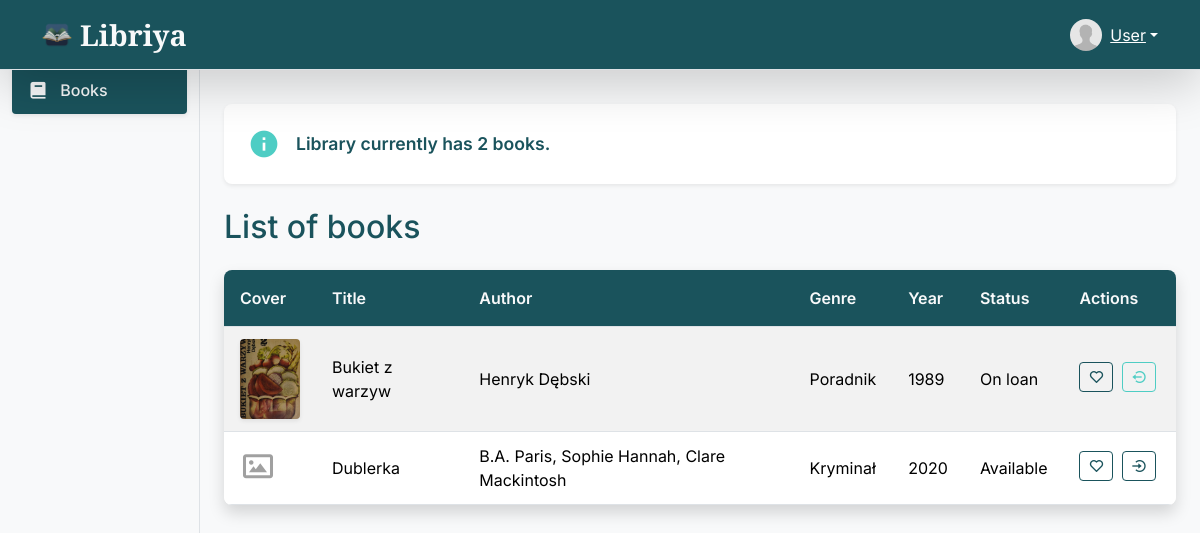
Screenshot of / (signed in) with the database file from the repository.
### app/models.py (models this page shows, shortened)
class User(UserMixin, db.Model):
    id = db.Column(db.Integer, primary_key=True)
    username = db.Column(db.String(50), unique=True,
                         nullable=False, index=True)
    email = db.Column(db.String(120), unique=True, nullable=False, index=True)
    password_hash = db.Column(db.String(128), nullable=False)
    image_file = db.Column(db.String(20), nullable=False,
                           default='default.jpg')
    loans = db.relationship('Loan', back_populates='user', lazy=True)
    is_admin = db.Column(db.Boolean, default=False)
    favorites = db.relationship('Book', secondary=favorites, lazy='subquery',
                                backref=db.backref('favorited_by', lazy=True))

class Book(db.Model):
    id = db.Column(db.Integer, primary_key=True)
    isbn = db.Column(db.String(13), unique=True, nullable=False, index=True)
    title = db.Column(db.String(200), nullable=False, index=True)
    authors = db.relationship(
        'Author', secondary=book_authors, lazy='subquery', back_populates='books')
    genre_id = db.Column(db.Integer, db.ForeignKey(
        'genre.id'), nullable=False)
    year = db.Column(db.Integer, nullable=False)
    cover = db.Column(db.String(200))
    is_available = db.Column(db.Boolean, default=True)

class Genre(db.Model):
    id = db.Column(db.Integer, primary_key=True)
    name = db.Column(db.String(50), nullable=False, index=True)
    books = db.relationship('Book', backref='genre', lazy=True)
    def __str__(self):
        return self.name

### app/routes.py (the view)
@bp.route("/")
@login_required
def home():
    all_books = Book.query.all()
    return render_template("index.html", books=all_books, active_page="books")

### app/__init__.py (called while the page is built)
@login_manager.user_loader
def load_user(user_id):
    from app.models import User
    return User.query.get(int(user_id))

### app/templates/index.html (shortened to what this page needs)
{% extends "layout.html" %}
{% block content %}
<div class="container">
    <div class="book-count-card">
        <i class='bx bxs-info-circle'></i>
        <p class="mb-0">
            {% set n = books|length %}
            {{ ngettext('Library currently has %(n)s book.', 'Library currently has %(n)s books.', n, n=n) }}
        </p>
    </div>
    <h2>{{ _('List of books') }}</h2>
    <table class="table table-hover table-striped">
        <thead>
            <tr>
                <th>{{ _('Cover') }}</th>
                <th>{{ _('Title') }}</th>
                <th>{{ _('Author') }}</th>
                <th>{{ _('Genre') }}</th>
                <th>{{ _('Year') }}</th>
                <th>{{ _('Status') }}</th>
                <th>{{ _('Actions') }}</th>
            </tr>
        </thead>
        <tbody>
            {% for book in books %}
            <tr>
                <td>
                    {% if book.cover %}
                    <img src="{{ url_for('static', filename='uploads/' + book.cover) }}"
                        alt="{{ _('Book cover %(title)s', title=book.title) }}">
                    {% else %}
                    <i class='bx bx-image'></i>
                    {% endif %}
                </td>
                <td>{{ book.title }}</td>
                <td>{{ book.authors|map(attribute='name')|join(', ') }}</td>
                <td>{{ book.genre }}</td>
                <td>{{ book.year }}</td>
                <td>{{ _('Available') if book.is_available else _('On loan') }}</td>
                <td class="text-nowrap">
                    <form action="{{ url_for('main.add_favorite', book_id=book.id) }}" method="POST"
                        style="display: inline;">
                        <button type="submit" class="btn btn-outline-success btn-sm" data-bs-toggle="tooltip"
                            data-bs-placement="top" title="{{ _('Add to favorites') }}">
                            <i class='bx bx-heart'></i>
                        </button>
                    </form>
                    {% if book.is_available %}
                    <a href="{{ url_for('main.borrow_book', book_id=book.id, user_id=current_user.id) }}"
                        class="btn btn-outline-success btn-sm" data-bs-toggle="tooltip" data-bs-placement="top"
                        title="{{ _('Borrow Book') }}"><i class="bx bx-log-in-circle"></i></a>
                    {% else %}
                    <a href="{{ url_for('main.return_book', book_id=book.id) }}" class="btn btn-outline-warning btn-sm"
                        data-bs-toggle="tooltip" data-bs-placement="top" title="{{ _('Return Book') }}"><i
                            class="bx bx-log-out-circle"></i></a>
                    {% endif %}
                </td>
            </tr>
            {% endfor %}
        </tbody>
    </table>
</div>
{% endblock %}

### app/templates/layout.html (shortened to what this page needs)
<!DOCTYPE html>
<html lang="en">
<head>
    <link href="https://cdn.jsdelivr.net/npm/bootstrap@5.3.3/dist/css/bootstrap.min.css" rel="stylesheet">
    <link href="https://unpkg.com/boxicons@2.1.4/css/boxicons.min.css" rel="stylesheet">
    <link rel="stylesheet" href="{{ url_for('static', filename='/css/style.css') }}">
    <link rel="stylesheet" href="https://cdn.jsdelivr.net/gh/lipis/flag-icons@7.0.0/css/flag-icons.min.css" />
</head>
<body class="{% if login_page %}login-background{% endif %}">
    <nav class="navbar navbar-expand-lg navbar-dark bg-custom-dark border-bottom shadow-lg fixed-top">
        <div class="container">
            <a class="navbar-brand title-text d-flex align-items-center" href="/">
                <img src="{{ url_for('static', filename='/images/logo.png') }}" alt="Libriya" class="me-2"> Libriya
            </a>
            <div class="collapse navbar-collapse" id="navbarSupportedContent">
                <ul class="navbar-nav ms-auto mb-2 mb-lg-0 d-flex align-items-center">
                    {% if current_user.is_authenticated %}
                    <li class="nav-item dropdown">
                        <a class="user-display dropdown-toggle d-flex align-items-center text-white" href="#"
                            role="button" id="userDropdown" data-bs-toggle="dropdown" aria-expanded="false">
                            <img class="rounded-circle me-2"
                                src="{{ url_for('static', filename='uploads/' + current_user.image_file) }}"
                                style="width: 32px; height: 32px; object-fit: cover;">
                            {{ current_user.username }}
                        </a>
                    </li>
                    {% endif %}
                </ul>
            </div>
        </div>
    </nav>
    <div class="container-fluid">
        <div class="row">
            {% if not login_page %}
            <nav id="sidebarMenu" class="col-md-2 d-none d-md-block bg-light sidebar border-end pt-5">
                <div class="position-sticky pt-3">
                    <ul class="nav nav-pills flex-column">
                        <li class="nav-item mb-1">
                            <a class="nav-link {% if active_page == 'books' %}active {% else %}text-dark {% endif %}"
                                href="{{ url_for('main.home') }}">
                                <i class='bx bxs-book align-middle me-2'></i>
                                <span class="align-middle">{{ _('Books') }}</span>
                            </a>
                        </li>
                    </ul>
                </div>
            </nav>
            {% endif %}
            <main
                class="{% if login_page %}col-12{% else %}col-md-10 ms-sm-auto{% endif %} main-content {% if login_page %}login-full-height{% else %}pt-5{% endif %}">
                {% block content %}{% endblock %}
            </main>
        </div>
    </div>
</body>
</html>

### app/static/css/style.css (style rules this page uses)
:root { --primary-color: #1a535c; --accent-color: #4ecdc4; --text-dark: #333; --text-light: #f8f9fa; --gray-bg: #f8f9fa; --box-shadow-light: 0 .125rem .25rem rgba(0, 0, 0, .075); --box-shadow-medium: 0 .5rem 1rem rgba(0, 0, 0, .15); }
body { font-family: 'Inter', sans-serif; color: var(--text-dark); background-color: var(--gray-bg); padding-top: 56px; }
h2 { margin-bottom: 1.5rem; margin-top: 1.5rem; color: var(--primary-color); }
.bg-custom-dark { background-color: var(--primary-color) !important; }
.navbar-brand.title-text { font-family: 'Cormorant Garamond', serif; font-size: 1.8rem; font-weight: 700; color: var(--text-light) !important; }
.navbar-brand.title-text img { height: 30px; width: auto; }
.user-display { color: var(--text-light); }
.sidebar { height: 100vh; position: fixed; top: 0; left: 0; padding-top: 56px; background-color: var(--gray-bg); z-index: 1000; }
.sidebar .nav-link { font-weight: 500; color: var(--text-dark); transition: background-color 0.2s, color 0.2s; border-radius: .25rem; padding: .75rem 1rem; }
.sidebar .nav-link.active { color: var(--text-light); background-color: var(--primary-color); box-shadow: var(--box-shadow-light); }
.sidebar .nav-link.active .bx { color: var(--text-light); }
.sidebar .nav-link .bx { font-size: 1.25rem; }
.main-content { padding-top: 1.5rem; padding-bottom: 3rem; }
.book-count-card { background-color: white; padding: 1.5rem; border-radius: .5rem; box-shadow: var(--box-shadow-light); margin-bottom: 1.5rem; display: flex; align-items: center; gap: 1rem; font-size: 1.1rem; color: var(--primary-color); font-weight: 600; }
.book-count-card .bx { font-size: 2rem; color: var(--accent-color); }
.table { background-color: white; border-radius: .5rem; overflow: hidden; box-shadow: var(--box-shadow-medium); margin-top: 1.5rem; }
.table thead th { background-color: var(--primary-color); color: var(--text-light); font-weight: 600; vertical-align: middle; padding: 1rem; }
.table td { vertical-align: middle; padding: .75rem 1rem; }
.table img { width: 60px; height: 80px; object-fit: cover; border-radius: .25rem; box-shadow: 0 2px 4px rgba(0, 0, 0, .08); }
.table i.bx-image { font-size: 36px !important; color: #a0a0a0 !important; }
.table td .btn { margin-right: .25rem; margin-bottom: .25rem; white-space: nowrap; padding: .375rem .5rem; }
.table td .btn i { font-size: 1rem; }
.btn-outline-success { --bs-btn-color: var(--primary-color); --bs-btn-border-color: var(--primary-color); --bs-btn-hover-bg: var(--primary-color); --bs-btn-hover-border-color: var(--primary-color); --bs-btn-active-bg: var(--primary-color); --bs-btn-active-border-color: var(--primary-color); --bs-btn-active-color: var(--text-light); --bs-btn-hover-color: var(--text-light); }
.btn-outline-warning { --bs-btn-color: var(--accent-color); --bs-btn-border-color: var(--accent-color); --bs-btn-hover-bg: var(--accent-color); --bs-btn-hover-border-color: var(--accent-color); --bs-btn-active-bg: var(--accent-color); --bs-btn-active-border-color: var(--accent-color); --bs-btn-active-color: var(--text-light); --bs-btn-hover-color: var(--text-light); }
.btn { vertical-align: middle; display: inline-flex; align-items: center; justify-content: center; gap: 0.5rem; padding: var(--bs-btn-padding-y, .375rem) var(--bs-btn-padding-x, .75rem); height: auto; box-sizing: border-box; font-size: var(--bs-btn-font-size); line-height: var(--bs-btn-line-height); }

### rows the page displays
User: image_file (placeholder picture), username "User"
Book: cover (picture), title "Bukiet z warzyw", authors|map "Henryk Dębski", genre "Poradnik", year "1989"
Book: title "Dublerka", authors|map "B.A. Paris, Sophie Hannah, Clare Mackintosh", genre "Kryminał", year "2020"
